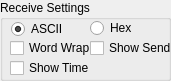
   <widget class="QGroupBox" name="groupBox_2">
    <property name="geometry">
     <rect>
      <x>10</x>
      <y>300</y>
      <width>171</width>
      <height>81</height>
     </rect>
    </property>
    <property name="title">
     <string>Receive Settings</string>
    </property>
    <widget class="QCheckBox" name="CheckWordWrap">
     <property name="geometry">
      <rect>
       <x>10</x>
       <y>40</y>
       <width>81</width>
       <height>16</height>
      </rect>
     </property>
     <property name="text">
      <string>Word Wrap</string>
     </property>
    </widget>
    <widget class="QCheckBox" name="CheckShowSend">
     <property name="geometry">
      <rect>
       <x>90</x>
       <y>40</y>
       <width>81</width>
       <height>16</height>
      </rect>
     </property>
     <property name="text">
      <string>Show Send</string>
     </property>
    </widget>
    <widget class="QCheckBox" name="CheckShowTime">
     <property name="geometry">
      <rect>
       <x>10</x>
       <y>60</y>
       <width>81</width>
       <height>16</height>
      </rect>
     </property>
     <property name="text">
      <string>Show Time</string>
     </property>
    </widget>
    <widget class="QRadioButton" name="RadioAsciiReceive">
     <property name="geometry">
      <rect>
       <x>11</x>
       <y>21</y>
       <width>53</width>
       <height>16</height>
      </rect>
     </property>
     <property name="text">
      <string>ASCII</string>
     </property>
     <property name="checked">
      <bool>true</bool>
     </property>
    </widget>
    <widget class="QRadioButton" name="RadioHexReceive">
     <property name="geometry">
      <rect>
       <x>90</x>
       <y>20</y>
       <width>41</width>
       <height>16</height>
      </rect>
     </property>
     <property name="text">
      <string>Hex</string>
     </property>
    </widget>
   </widget>
